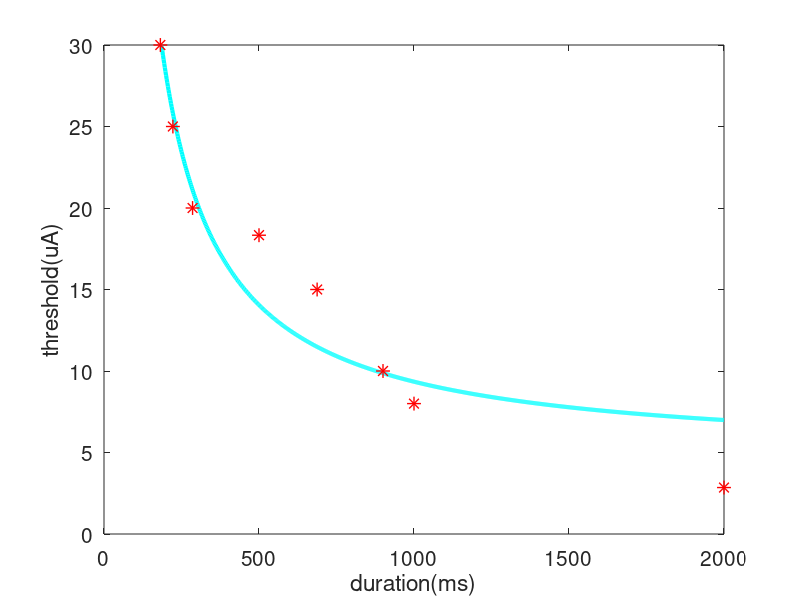

MATLAB code for this plot:



close all
load rho

xdata = rho{2}(:,1);
ydata = rho{2}(:,2);



predicted = @(param,xdata) param(1)*(1+(param(2)./xdata));



param_initial = [100 15];


fitted_params = lsqcurvefit(predicted, param_initial, xdata, ydata);


%function estim_y = fun(fitted_params, xvalue)

%estim_y = fitted_params(1)*(1+(fitted_params(2)/xvalue));

%end


xpoints = linspace(0,2000,1000);
ypoints = fitted_params(1)*(1+(fitted_params(2)./xpoints));

fitted_params(1)
fitted_params(2)

f_size = 15;
plot(xpoints,ypoints, '-c','LineWidth', 3)
hold on
plot(xdata,ydata,'r*','MarkerSize', 10,...
'LineWidth', 1) 
ylim([0 30])
set(gcf,'color','w')
set(gca,'FontSize',f_size)
xlabel('duration(ms)')
ylabel('threshold(uA)') 

%line([0,2000],[fitted_params(1),fitted_params(1)])



